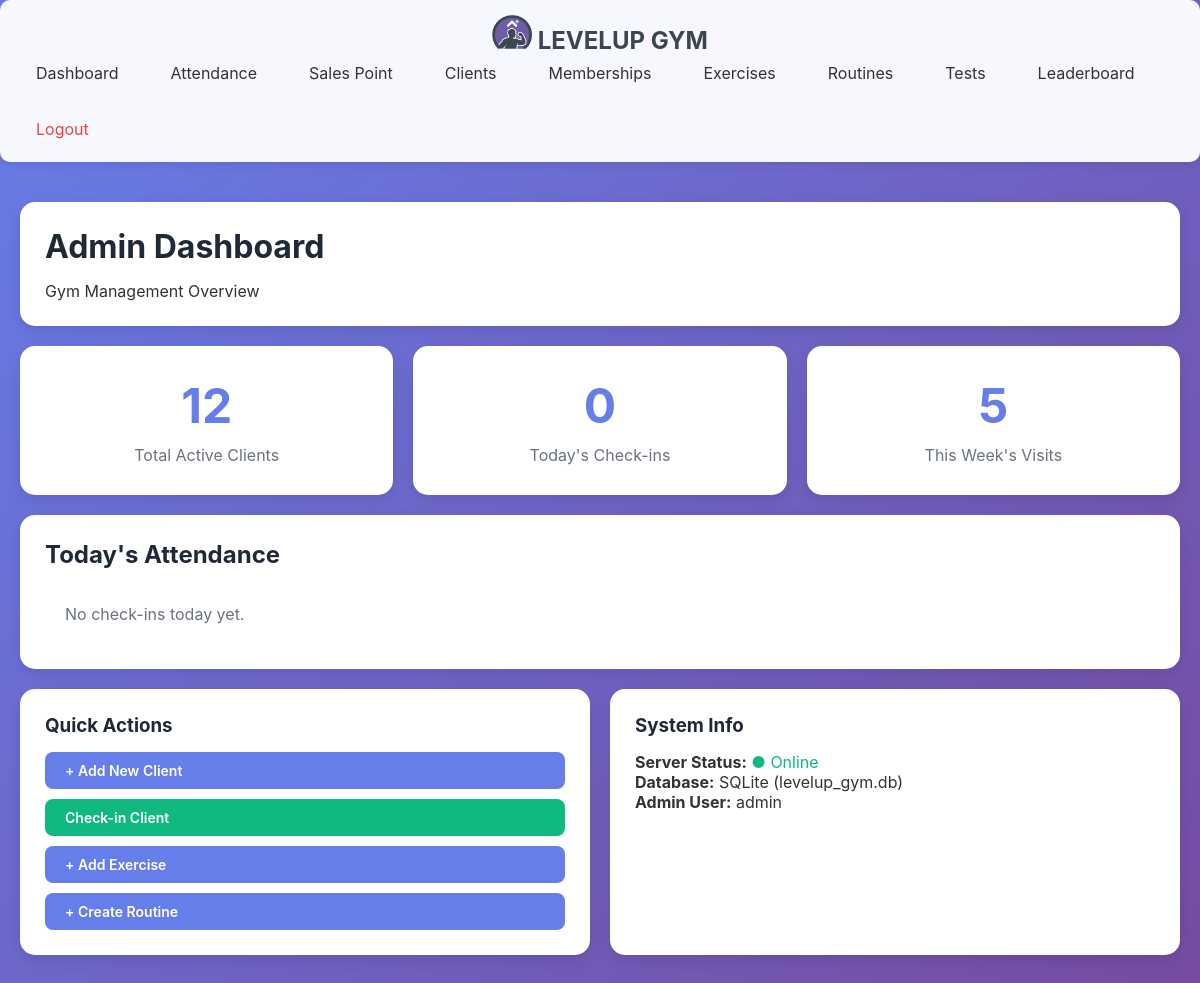
Before: /admin (signed in) with the older database file.
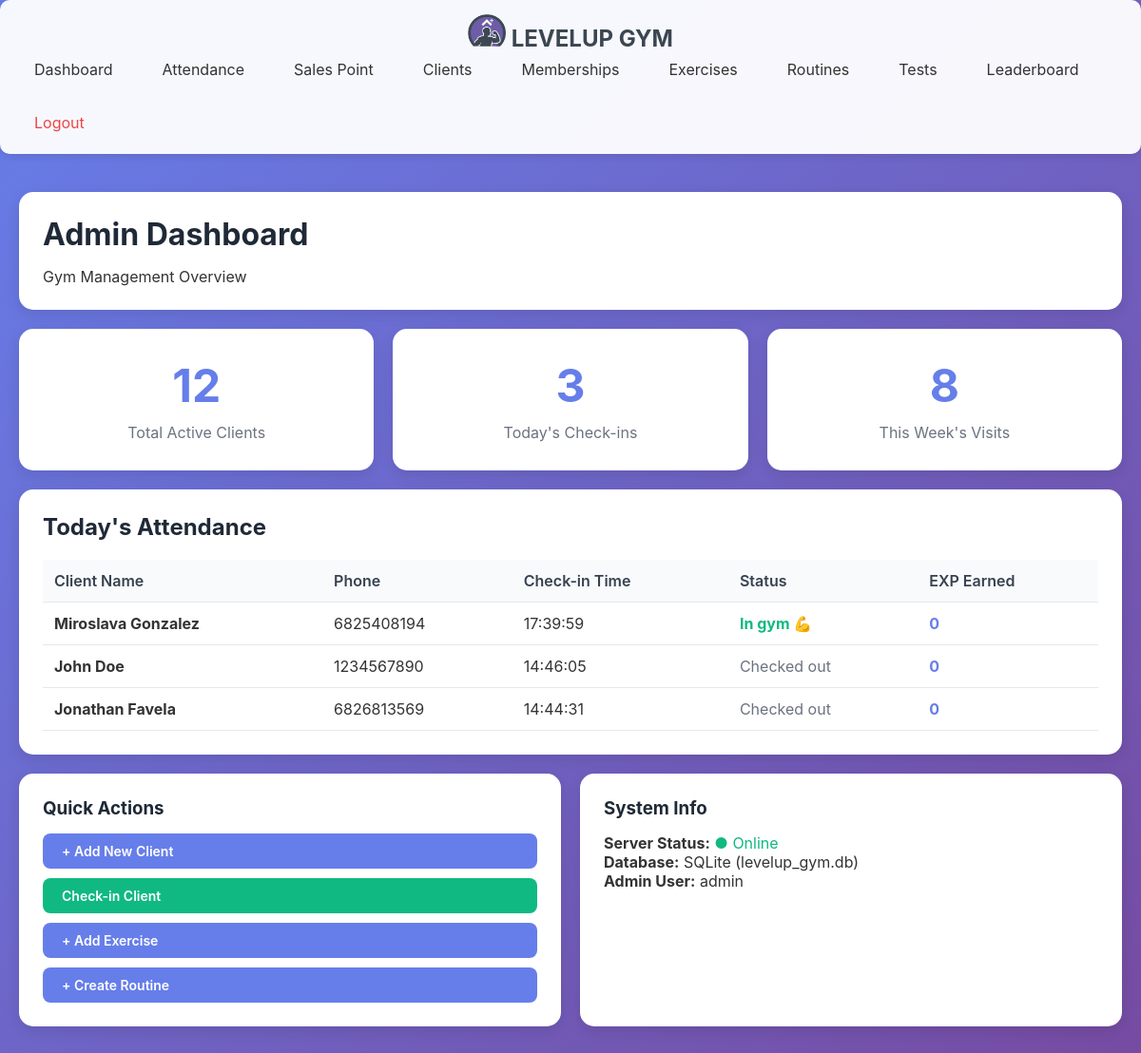
After: the same page with the newer database file.
### tables this page shows
CREATE TABLE attendance (
                attendance_id INTEGER PRIMARY KEY AUTOINCREMENT,
                client_id INTEGER NOT NULL,
                check_in_date DATE NOT NULL,
                check_in_time TIME,
                check_out_time TIME,
                exp_earned INTEGER DEFAULT 0,
                FOREIGN KEY (client_id) REFERENCES clients(client_id) ON DELETE CASCADE,
                UNIQUE(client_id, check_in_date)
            );

CREATE TABLE clients (
                client_id INTEGER PRIMARY KEY AUTOINCREMENT,
                phone_number TEXT UNIQUE NOT NULL,
                pin_hash TEXT NOT NULL,
                first_name TEXT NOT NULL,
                last_name TEXT NOT NULL,
                email TEXT,
                date_of_birth DATE,
                gender TEXT,
                registration_date DATETIME DEFAULT CURRENT_TIMESTAMP,
                status TEXT DEFAULT 'active',
                profile_photo_path TEXT
            );

### main.py (the view)
@app.route('/admin')
@admin_required
def admin_dashboard():
    total_clients = len(Client.get_all_active())
    todays_attendance = len(attendance_ctrl.get_gym_attendance_today())
    weekly_report = attendance_ctrl.get_weekly_attendance_report()
    attendance_list = attendance_ctrl.get_gym_attendance_today()
    return render_template('admin/dashboard.html',
                         total_clients=total_clients,
                         todays_attendance=todays_attendance,
                         weekly_visits=weekly_report['total_visits'],
                         attendance_list=attendance_list)

### database/db_manager.py (called while the page is built)
    def connect(self):
        self.conn = sqlite3.connect(self.db_name)
        self.conn.row_factory = sqlite3.Row  # Access columns by name
        self.cursor = self.conn.cursor()

    def disconnect(self):
        if self.conn:
            self.conn.close()

    def execute_query(self, query, params=None):
        self.connect()
        if params:
            self.cursor.execute(query, params)
        else:
            self.cursor.execute(query)
        results = self.cursor.fetchall()
        self.disconnect()
        return results

### main.py (called while the page is built)
def admin_required(f):
    @wraps(f)
    def decorated_function(*args, **kwargs):
        if 'admin_logged_in' not in session:
            return redirect(url_for('admin_login'))
        return f(*args, **kwargs)
    return decorated_function

### models/client.py (called while the page is built)
    @staticmethod
    def get_all_active():
        db = DatabaseManager()
        query = 'SELECT * FROM clients WHERE status="active" ORDER BY last_name, first_name'
        results = db.execute_query(query)
        clients = []
        for row in results:
            client = Client(
                client_id=row['client_id'],
                phone_number=row['phone_number'],
                first_name=row['first_name'],
                last_name=row['last_name'],
                email=row['email'],
                date_of_birth=row['date_of_birth'],
                gender=row['gender'],
                profile_photo_path=row['profile_photo_path'],
                status=row['status']
            )
            client.registration_date = row['registration_date']
            clients.append(client)
        return clients

### templates/admin/dashboard.html (shortened to what this page needs)
{% extends "admin/base.html" %}
{% block content %}
<div class="card">
    <h1>Admin Dashboard</h1>
    <p>Gym Management Overview</p>
</div>
<div class="grid grid-3">
    <div class="card stat-card">
        <div class="stat-value">{{ total_clients }}</div>
        <div class="stat-label">Total Active Clients</div>
    </div>
    <div class="card stat-card">
        <div class="stat-value">{{ todays_attendance }}</div>
        <div class="stat-label">Today's Check-ins</div>
    </div>
    <div class="card stat-card">
        <div class="stat-value">{{ weekly_visits }}</div>
        <div class="stat-label">This Week's Visits</div>
    </div>
</div>
<div class="card">
    <h2>Today's Attendance</h2>
    {% if attendance_list %}
    <table>
        <thead>
            <tr>
                <th>Client Name</th>
                <th>Phone</th>
                <th>Check-in Time</th>
                <th>Status</th>
                <th>EXP Earned</th>
            </tr>
        </thead>
        <tbody>
            {% for record in attendance_list %}
            <tr>
                <td><strong>{{ record.client_name }}</strong></td>
                <td>{{ record.phone_number }}</td>
                <td>{{ record.check_in_time }}</td>
                <td>
                    {% if record.check_out_time %}
                        <span style="color: #6b7280;">Checked out</span>
                    {% else %}
                        <span style="color: #10b981; font-weight: bold;">In gym 💪</span>
                    {% endif %}
                </td>
                <td><strong style="color: #667eea;">{{ record.exp_earned }}</strong></td>
            </tr>
            {% endfor %}
        </tbody>
    </table>
    {% else %}
    <p style="color: #6b7280; padding: 20px;">No check-ins today yet.</p>
    {% endif %}
</div>
<div class="grid grid-2">
    <div class="card">
        <h3>Quick Actions</h3>
        <div style="display: flex; flex-direction: column; gap: 10px; margin-top: 15px;">
            <a href="{{ url_for('admin_add_client') }}" class="btn btn-primary">+ Add New Client</a>
            <a href="{{ url_for('admin_attendance') }}" class="btn btn-success">Check-in Client</a>
            <a href="{{ url_for('admin_add_exercise') }}" class="btn btn-primary">+ Add Exercise</a>
            <a href="{{ url_for('admin_add_routine') }}" class="btn btn-primary">+ Create Routine</a>
        </div>
    </div>
    <div class="card">
        <h3>System Info</h3>
        <p><strong>Server Status:</strong> <span style="color: #10b981;">● Online</span></p>
        <p><strong>Database:</strong> SQLite (levelup_gym.db)</p>
        <p><strong>Admin User:</strong> {{ session.admin_username }}</p>
    </div>
</div>
{% endblock %}

### templates/admin/base.html (shortened to what this page needs)
<!DOCTYPE html>
<html lang="en">
<head>
</head>
<body>
    <nav>
        <div class="nav-content">
            <div class="logo" style="color: #3B4651;"><img src="/static/image/Untitled design - Copy.png" style="width: 40px; height: auto;"> LEVELUP GYM</div>
            <div class="nav-links">
                <a href="{{ url_for('admin_dashboard') }}">Dashboard</a>
                <a href="{{ url_for('admin_attendance') }}">Attendance</a>
                <a href="{{ url_for('admin_salespoint') }}">Sales Point</a>
                <a href="{{ url_for('admin_clients') }}">Clients</a>
                <a href="{{ url_for('admin_memberships') }}">Memberships</a>
                <a href="{{ url_for('admin_exercises') }}">Exercises</a>
                <a href="{{ url_for('admin_routines') }}">Routines</a>
                <a href="{{ url_for('admin_tests') }}">Tests</a>
                <a href="{{ url_for('admin_leaderboard') }}">Leaderboard</a>
                <a href="{{ url_for('admin_logout') }}" style="color: #ef4444;">Logout</a>
            </div>
        </div>
    </nav>
    <div class="container">
        {% block content %}{% endblock %}
    </div>
</body>
</html>

### templates/admin/base.html (style rules this page uses)
* { margin: 0; padding: 0; box-sizing: border-box; }
body { font-family: -apple-system, BlinkMacSystemFont, 'Segoe UI', Roboto, Oxygen, Ubuntu, Cantarell, sans-serif; background: linear-gradient(135deg, #667eea 0%, #764ba2 100%); min-height: 100vh; color: #333; }
.container { max-width: 1400px; margin: 0 auto; padding: 20px; }
nav { background: rgba(255, 255, 255, 0.95); backdrop-filter: blur(10px); padding: 15px 0; box-shadow: 0 2px 10px rgba(0,0,0,0.1); margin-bottom: 20px; border-radius: 10px; }
nav .nav-content { max-width: 1400px; margin: 0 auto; padding: 0 20px; display: flex; flex-direction: column; justify-content: space-between; align-items: center; flex-wrap: wrap; }
nav .logo { font-size: 24px; font-weight: bold; color: #667eea; }
nav .logo img { width: 25px; }
nav .nav-links { display: flex; gap: 20px; flex-wrap: wrap; }
nav a { color: #333; text-decoration: none; padding: 8px 16px; border-radius: 5px; transition: all 0.3s; }
.card { background: white; border-radius: 15px; padding: 25px; margin-bottom: 20px; box-shadow: 0 5px 15px rgba(0,0,0,0.1); }
.btn { display: inline-block; padding: 10px 20px; border-radius: 8px; text-decoration: none; font-weight: 600; transition: all 0.3s; border: none; cursor: pointer; font-size: 14px; }
.btn-primary { background: #667eea; color: white; }
.btn-success { background: #10b981; color: white; }
h1, h2, h3 { color: #1f2937; margin-bottom: 15px; }
table { width: 100%; border-collapse: collapse; margin-top: 20px; }
th, td { padding: 12px; text-align: left; border-bottom: 1px solid #e5e7eb; }
th { background: #f9fafb; font-weight: 600; color: #374151; }
.grid { display: grid; gap: 20px; }
.grid-2 { grid-template-columns: repeat(auto-fit, minmax(300px, 1fr)); }
.grid-3 { grid-template-columns: repeat(auto-fit, minmax(250px, 1fr)); }
.stat-card { text-align: center; padding: 30px; }
.stat-value { font-size: 48px; font-weight: bold; color: #667eea; }
.stat-label { color: #6b7280; margin-top: 10px; }

Changed rows visible on the page:
added attendance: client_name "Miroslava Gonzalez", phone_number "6825408194", check_in_time "17:39:59", shows "In gym 💪", exp_earned "0"
added attendance: client_name "John Doe", phone_number "1234567890", check_in_time "14:46:05", check_out_time "Checked out", exp_earned "0"
added attendance: client_name "Jonathan Favela", phone_number "6826813569", check_in_time "14:44:31", check_out_time "Checked out", exp_earned "0"
Other visible differences:
{{ todays_attendance }}: "0" → "3"
{{ weekly_visits }}: "5" → "8"
text no longer shown: "No check-ins today yet."
text now shown: "Client Name Phone Check-in Time Status EXP Earned"
